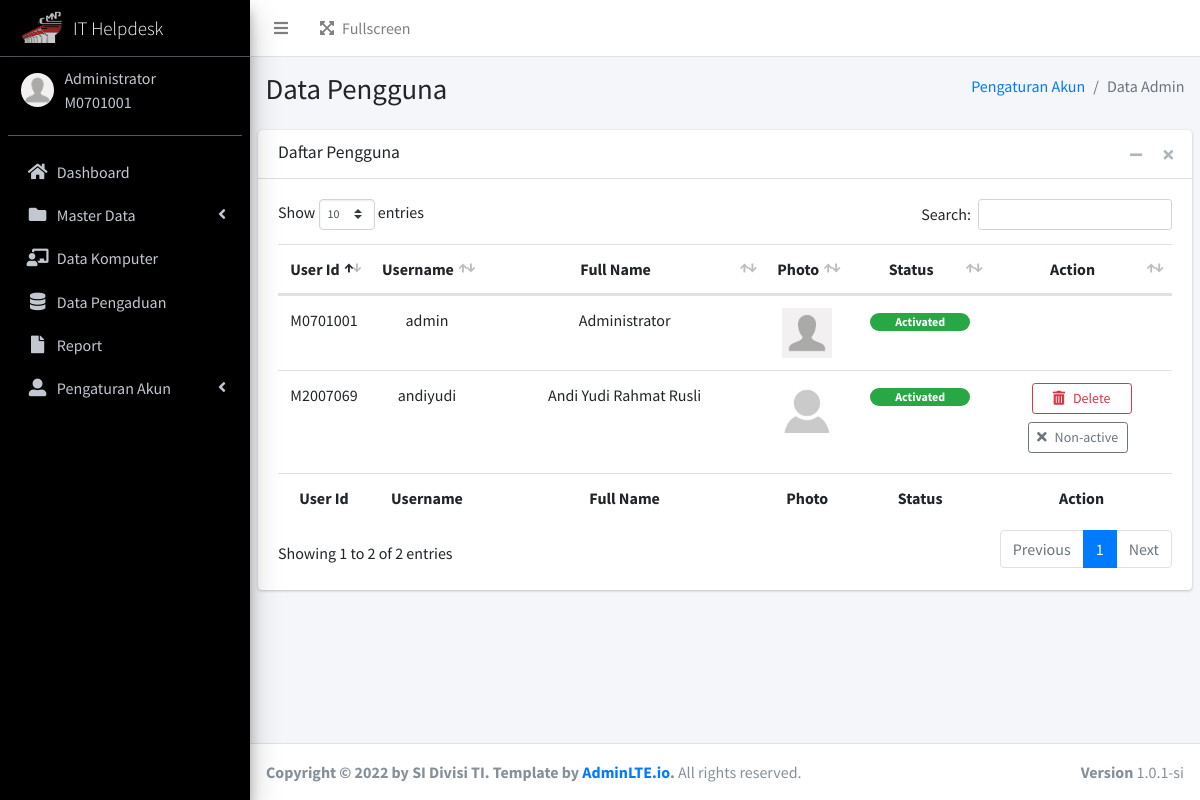
The page /admin/data-admin.php (signed in) on the database its author committed.
### tables this page shows
CREATE TABLE `user`  (
  `user_id` varchar(16) NOT NULL,
  `username` varchar(20) NOT NULL,
  `password` varchar(255) NOT NULL,
  `name` varchar(30) NOT NULL,
  `img` varchar(255) NOT NULL,
  `status` tinyint NOT NULL,
  PRIMARY KEY (`user_id`) USING BTREE
);

### function.php (called while the page is built, shortened)
<?php
$db_host = "localhost";
$db_user = "root";
$db_pass = "";
$db_name = "sipekerba";
$conn = mysqli_connect($db_host, $db_user, $db_pass, $db_name);
function query($query)
{
    global $conn;
    $result = mysqli_query($conn, $query);
    $rows = [];
    while ($row = mysqli_fetch_assoc($result)) {
        $rows[] = $row;
    }
    return $rows;
}

### admin/data-admin.php (the view)
<?php
include "templates/header.php";
include "templates/sidebar.php";
?>
<div class="content-wrapper">
    <section class="content-header">
        <div class="container-fluid">
            <div class="row mb-2">
                <div class="col-sm-6">
                    <h1>Data Pengguna</h1>
                </div>
                <div class="col-sm-6">
                    <ol class="breadcrumb float-sm-right">
                        <li class="breadcrumb-item"><a href="index.php">Pengaturan Akun</a></li>
                        <li class="breadcrumb-item active">Data Admin</li>
                    </ol>
                </div>
            </div>
        </div>
    </section>
    <section class="content">
        <div class="card">
            <div class="card-header">
                <h3 class="card-title">Daftar Pengguna</h3>
                <div class="card-tools">
                    <button type="button" class="btn btn-tool" data-card-widget="collapse" title="Collapse">
                        <i class="fas fa-minus"></i>
                    </button>
                    <button type="button" class="btn btn-tool" data-card-widget="remove" title="Remove">
                        <i class="fas fa-times"></i>
                    </button>
                </div>
            </div>
            <div class="card-body">
                <div class="table-responsive">
                    <table class="table table-hover" id="table_user" width="100%">
                        <thead align="center">
                            <th>User Id</th>
                            <th>Username</th>
                            <th width="240">Full Name</th>
                            <th>Photo</th>
                            <th width="100">Status</th>
                            <th>Action</th>
                        </thead>
                        <tbody>
                            <?php
                            $data = query("SELECT * FROM user");
                            foreach ($data as $d) :
                            ?>
                                <tr align="center">
                                    <td><?php echo $d['user_id']; ?></td>
                                    <td><?php echo $d['username']; ?></td>
                                    <td><?php echo $d['name']; ?></td>
                                    <td><img src="../assets/img/profile/<?= $d['img']; ?>" alt="user image" width="50" height="50"></td>
                                    <?php
                                    if ($d['status'] == 1) { ?>
                                        <td><span href="#" class="badge badge-pill badge-success" style="width: 100px;">Activated</span></td>
                                    <?php } else { ?>
                                        <td><span href="#" class="badge badge-pill badge-danger" style="width: 100px;">Disactivated</span></td>
                                    <?php } ?>
                                    <td>
                                        <?php
                                        if ($d['username'] !== 'admin' and $d['username'] !== 'ADMIN') {
                                        ?>
                                            <a href="delete-acc.php?id=<?php echo $d['user_id']; ?>" class="btn btn-sm btn-outline-danger mb-2" style="width: 100px;"><span class="fas fa-trash-alt mr-2"></span>Delete</a>
                                            <?php
                                            if ($d['status'] == 0) {
                                            ?>
                                                <a href="active-acc.php?user_id=<?php echo $d['user_id']; ?>" class="btn btn-sm btn-outline-success mb-2 mr-2" style="width: 100px;"><span class="fas fa-check mr-2"></span>Active</a>
                                            <?php
                                            } else {
                                            ?>
                                                <a href="nonactive-acc.php?user_id=<?php echo $d['user_id']; ?>" class="btn btn-sm btn-outline-secondary mb-2 mr-2" style="width: 100px;"><span class="fas fa-times mr-2"></span>Non-active</a>
                                        <?php
                                            }
                                        }
                                        ?>
                                    </td>
                                </tr>
                            <?php
                            endforeach;
                            ?>
                        </tbody>
                        <tfoot align="center">
                            <th>User Id</th>
                            <th>Username</th>
                            <th width="240">Full Name</th>
                            <th>Photo</th>
                            <th width="100">Status</th>
                            <th>Action</th>
                        </tfoot>
                    </table>
                </div>
            </div>
        </div>
    </section>
</div>
<?php
include "templates/footer.php";
?>

### admin/templates/header.php (shortened to what this page needs)
<?php
include '../function.php';
?>
<!DOCTYPE html>
<html lang="en">
<head>
  <link rel="stylesheet" href="../assets/plugins/fontawesome-free/css/all.min.css">
  <link rel="stylesheet" href="../assets/plugins/datatables-bs4/css/dataTables.bootstrap4.min.css">
  <link rel="stylesheet" href="../assets/plugins/datatables-buttons/css/buttons.bootstrap4.min.css">
  <link rel="stylesheet" href="../assets/plugins/datatables-responsive/css/responsive.bootstrap4.min.css">
  <link rel="stylesheet" href="../assets/dist/css/adminlte.min.css">
  <link rel="stylesheet" href="../assets/plugins/jquery-ui/jquery-ui.min.css">
</head>
<body class="hold-transition sidebar-mini">
  <div class="wrapper">
    <nav class="main-header navbar navbar-expand navbar-white navbar-light">
      <ul class="navbar-nav">
        <li class="nav-item">
          <a class="nav-link" data-widget="pushmenu" href="#" role="button"><i class="fas fa-bars"></i></a>
        </li>
        <ul class="navbar-nav ml-auto">
          <li class="nav-item">
            <a class="nav-link" data-widget="fullscreen" href="#" role="button">
              <i class="fas fa-expand-arrows-alt mr-2"></i>Fullscreen
            </a>
          </li>
        </ul>
    </nav>
    <aside class="main-sidebar sidebar-dark-primary elevation-4">
      <a href="index.php" class="brand-link">
        <img src="../assets/dist/img/cmnp.png" alt="IT Helpdesk" class="brand-image elevation-3" style="opacity: .8">
        <span class="brand-text font-weight-light" style="font-size: 19px;">IT Helpdesk</span>
      </a>
      <div class="sidebar">
        <div class="user-panel mt-3 pb-3 mb-3 d-flex">
          <div class="image">
            <?php
            $id = $_SESSION["login"]["user_id"];
            $data = query("SELECT * FROM user WHERE user_id = '$id'")[0];
            ?>
            <img src="../assets/img/profile/<?= $data['img']; ?> " class="img-circle" alt="User Image">
          </div>
          <div class="info">
            <a class="d-block" style="cursor: default; margin-top:-12px;"><?= $_SESSION["login"]["name"] ?></a>
            <a class="d-block" style="cursor: default;"><?= $_SESSION["login"]["user_id"] ?></a>
          </div>
        </div>

### admin/templates/header.php (style rules this page uses)
.main-sidebar { background-color: black !important }

### rows shown on the page
user: img (placeholder picture), user_id "M0701001", username "admin", name "Administrator", status "Activated"
user: user_id "M2007069", username "andiyudi", name "Andi Yudi Rahmat Rusli", img (placeholder picture), status "Activated"

### other values the page prints
$_SESSION["login"]["name"] "Administrator"
$_SESSION["login"]["user_id"] "M0701001"
